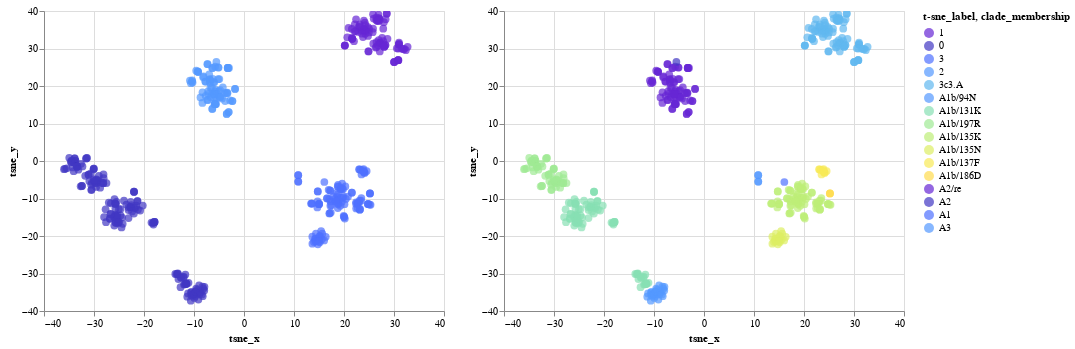

Notebook source saved alongside this figure:
### Code cell
chart_12_tsne = scatterplot_with_tooltip_interactive(merged_tsne_df,'tsne_x','tsne_y','tsne_x','tsne_y',['strain','clade_membership', 't-sne_label'],'t-sne_label:N', domain, range_)
domain =  merged_tsne_df["clade_membership"].drop_duplicates().values
chart_12_clade = scatterplot_with_tooltip_interactive(merged_tsne_df,'tsne_x','tsne_y','tsne_x','tsne_y',['strain','clade_membership', 't-sne_label'],'clade_membership:N', domain, range_)
chart_12_tsne|chart_12_clade

### Figure 1 — Vega-Lite specification as saved in the notebook (floating-point values rounded to 4 significant figures; data arrays with more than 128 entries replaced by an {"elided": "..."} marker saying what was removed)
{"config": {"view": {"continuousWidth": 400, "continuousHeight": 300}}, "hconcat": [{"mark": {"type": "circle", "size": 60}, "encoding": {"color": {"type": "nominal", "field": "t-sne_label", "scale": {"domain": [1.0, 0.0, 3.0, 2.0], "range": ["#6626d4", "#4138c3", "#4e70ff", "#5499ff", "#61b8f0", "#5499ff", "#87dfb3", "#a0e994", "#bdee78", "#ddee64", "#f8e957", "#ffdb4e"]}}, "tooltip": [{"type": "nominal", "field": "strain"}, {"type": "nominal", "field": "clade_membership"}, {"type": "quantitative", "field": "t-sne_label"}], "x": {"type": "quantitative", "field": "tsne_x", "title": "tsne_x"}, "y": {"type": "quantitative", "field": "tsne_y", "title": "tsne_y"}}, "selection": {"selector139": {"type": "interval", "bind": "scales", "encodings": ["x", "y"]}}}, {"mark": {"type": "circle", "size": 60}, "encoding": {"color": {"type": "nominal", "field": "clade_membership", "scale": {"domain": ["3c3.A", "A1b/94N", "A1b/131K", "A1b/197R", "A1b/135K", "A1b/135N", "A1b/137F", "A1b/186D", "A2/re", "A2", "A1", "A3"], "range": ["#6626d4", "#4138c3", "#4e70ff", "#5499ff", "#61b8f0", "#5499ff", "#87dfb3", "#a0e994", "#bdee78", "#ddee64", "#f8e957", "#ffdb4e"]}}, "tooltip": [{"type": "nominal", "field": "strain"}, {"type": "nominal", "field": "clade_membership"}, {"type": "quantitative", "field": "t-sne_label"}], "x": {"type": "quantitative", "field": "tsne_x", "title": "tsne_x"}, "y": {"type": "quantitative", "field": "tsne_y", "title": "tsne_y"}}, "selection": {"selector141": {"type": "interval", "bind": "scales", "encodings": ["x", "y"]}}}], "data": {"name": "data-14aa62db96526c059c5e3960bae6f670"}, "$schema": "https://vega.github.io/schema/vega-lite/v4.8.1.json", "datasets": {"data-14aa62db96526c059c5e3960bae6f670": {"elided": "474 records"}}}
